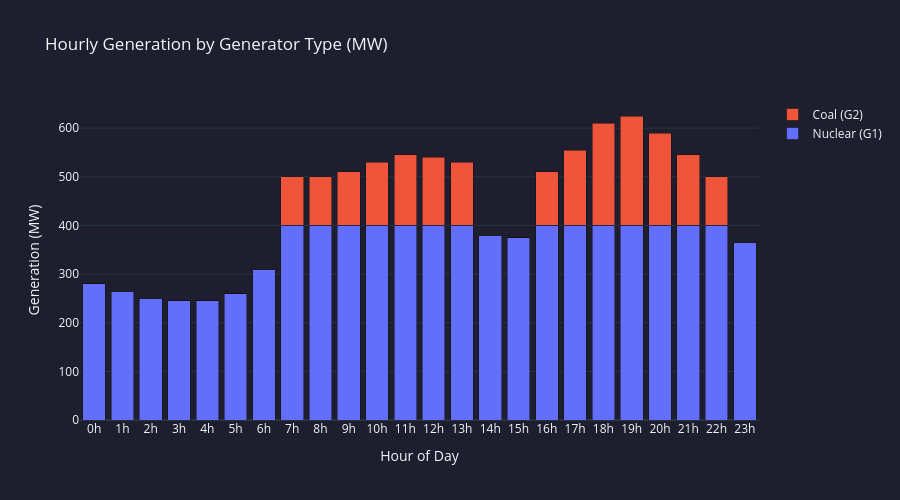

Notebook source saved alongside this figure:
### Code cell
plot_stacked_generators(generators_by_hour, title="Hourly Generation by Generator Type (MW)", yaxis_title="Generation (MW)")

### Figure 1 — Plotly figure (JSON) as saved in the notebook; plotly's stock layout.template omitted (floating-point values rounded to 4 significant figures)
{"data": [{"marker": {"color": "#636EFA"}, "name": "Nuclear (G1)", "type": "bar", "x": ["0h", "1h", "2h", "3h", "4h", "5h", "6h", "7h", "8h", "9h", "10h", "11h", "12h", "13h", "14h", "15h", "16h", "17h", "18h", "19h", "20h", "21h", "22h", "23h"], "y": [280, 265, 250, 245, 245, 260, 310, 400, 400, 400, 400, 400, 400, 400, 380, 375, 400, 400, 400, 400, 400, 400, 400, 365]}, {"marker": {"color": "#EF553B"}, "name": "Coal (G2)", "type": "bar", "x": ["0h", "1h", "2h", "3h", "4h", "5h", "6h", "7h", "8h", "9h", "10h", "11h", "12h", "13h", "14h", "15h", "16h", "17h", "18h", "19h", "20h", "21h", "22h", "23h"], "y": [0, 0, 0, 0, 0, 0, 0, 100, 100, 110, 130, 145, 140, 130, 0, 0, 110, 155, 210, 225, 190, 145, 100, 0]}], "layout": {"barmode": "stack", "height": 500, "paper_bgcolor": "#1e1e2e", "plot_bgcolor": "#1e1e2e", "title": {"text": "Hourly Generation by Generator Type (MW)"}, "width": 900, "xaxis": {"dtick": 1, "tick0": 0, "tickmode": "linear", "title": {"text": "Hour of Day"}}, "yaxis": {"title": {"text": "Generation (MW)"}}}}
